Frame 1 (no input): blank canvas, image omitted
Frame 60 (the mouse pressed at the canvas centre just before this capture): blank canvas, image omitted
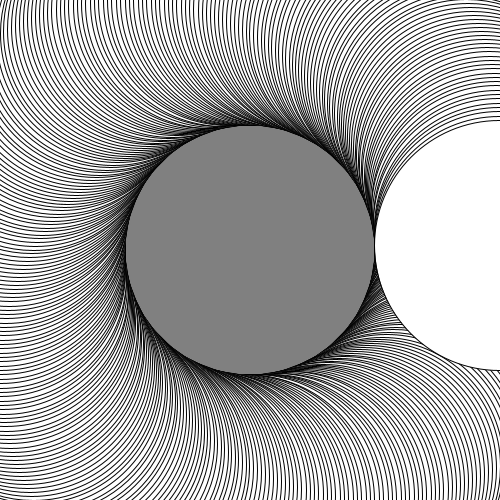
Frame 120 (the mouse held since frame 60 and released just before this capture)

The Processing sketch whose frames 1 and 60 were blank and that drew this single picture after the mouse press (run headless with seeded random() and noise(); from frame 60 on, the mouse is pressed at the canvas centre):

// Processing sketch: sketch_08160520_10
// ── sketch_08160520_10.pde
void setup(){
  size(500,500);
}
void draw(){
  background(128);
  for(float a=0;a<360;a++){
    float x=250+250*cos(radians(a));
    float y=250+250*sin(radians(a));
    ellipse(x,y,mouseY,mouseX);
  }
}
